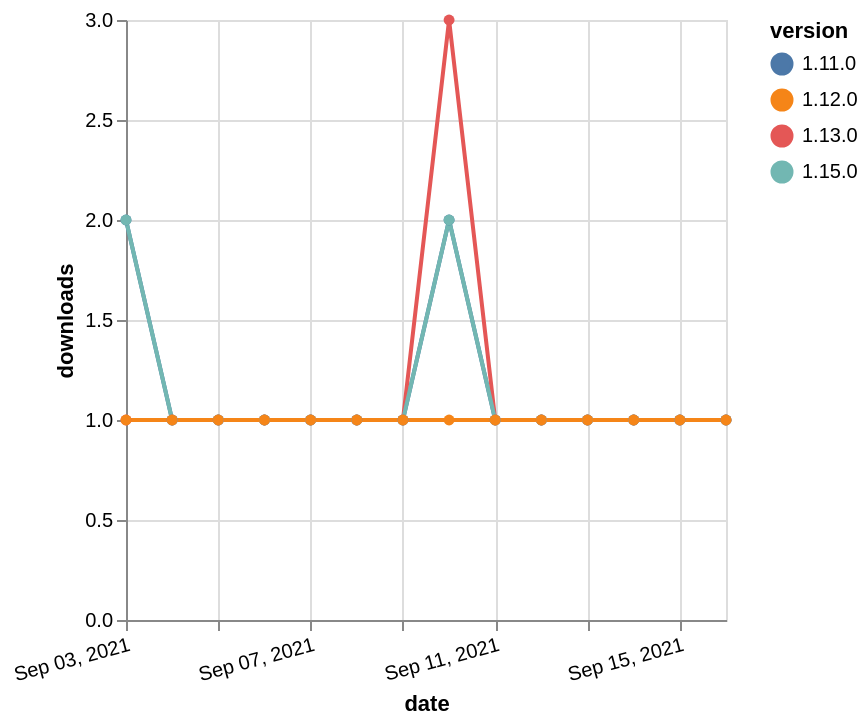

Write a Vega-Lite specification for this figure.
### Vega-Lite specification from a JSON file in a GitHub repository (floating-point values rounded to 4 significant figures)
{"$schema": "https://vega.github.io/schema/vega-lite/v5.json", "description": "A simple bar chart with embedded data.", "data": {"values": [{"date": "2021-09-03", "total": 224, "delta": 2, "version": "1.11.0"}, {"date": "2021-09-04", "total": 225, "delta": 1, "version": "1.11.0"}, {"date": "2021-09-05", "total": 226, "delta": 1, "version": "1.11.0"}, {"date": "2021-09-06", "total": 227, "delta": 1, "version": "1.11.0"}, {"date": "2021-09-07", "total": 228, "delta": 1, "version": "1.11.0"}, {"date": "2021-09-08", "total": 229, "delta": 1, "version": "1.11.0"}, {"date": "2021-09-09", "total": 230, "delta": 1, "version": "1.11.0"}, {"date": "2021-09-10", "total": 232, "delta": 2, "version": "1.11.0"}, {"date": "2021-09-11", "total": 233, "delta": 1, "version": "1.11.0"}, {"date": "2021-09-12", "total": 234, "delta": 1, "version": "1.11.0"}, {"date": "2021-09-13", "total": 235, "delta": 1, "version": "1.11.0"}, {"date": "2021-09-14", "total": 236, "delta": 1, "version": "1.11.0"}, {"date": "2021-09-15", "total": 237, "delta": 1, "version": "1.11.0"}, {"date": "2021-09-16", "total": 238, "delta": 1, "version": "1.11.0"}, {"date": "2021-09-03", "total": 296, "delta": 1, "version": "1.13.0"}, {"date": "2021-09-04", "total": 297, "delta": 1, "version": "1.13.0"}, {"date": "2021-09-05", "total": 298, "delta": 1, "version": "1.13.0"}, {"date": "2021-09-06", "total": 299, "delta": 1, "version": "1.13.0"}, {"date": "2021-09-07", "total": 300, "delta": 1, "version": "1.13.0"}, {"date": "2021-09-08", "total": 301, "delta": 1, "version": "1.13.0"}, {"date": "2021-09-09", "total": 302, "delta": 1, "version": "1.13.0"}, {"date": "2021-09-10", "total": 305, "delta": 3, "version": "1.13.0"}, {"date": "2021-09-11", "total": 306, "delta": 1, "version": "1.13.0"}, {"date": "2021-09-12", "total": 307, "delta": 1, "version": "1.13.0"}, {"date": "2021-09-13", "total": 308, "delta": 1, "version": "1.13.0"}, {"date": "2021-09-14", "total": 309, "delta": 1, "version": "1.13.0"}, {"date": "2021-09-15", "total": 310, "delta": 1, "version": "1.13.0"}, {"date": "2021-09-16", "total": 311, "delta": 1, "version": "1.13.0"}, {"date": "2021-09-03", "total": 116, "delta": 2, "version": "1.15.0"}, {"date": "2021-09-04", "total": 117, "delta": 1, "version": "1.15.0"}, {"date": "2021-09-05", "total": 118, "delta": 1, "version": "1.15.0"}, {"date": "2021-09-06", "total": 119, "delta": 1, "version": "1.15.0"}, {"date": "2021-09-07", "total": 120, "delta": 1, "version": "1.15.0"}, {"date": "2021-09-08", "total": 121, "delta": 1, "version": "1.15.0"}, {"date": "2021-09-09", "total": 122, "delta": 1, "version": "1.15.0"}, {"date": "2021-09-10", "total": 124, "delta": 2, "version": "1.15.0"}, {"date": "2021-09-11", "total": 125, "delta": 1, "version": "1.15.0"}, {"date": "2021-09-12", "total": 126, "delta": 1, "version": "1.15.0"}, {"date": "2021-09-13", "total": 127, "delta": 1, "version": "1.15.0"}, {"date": "2021-09-14", "total": 128, "delta": 1, "version": "1.15.0"}, {"date": "2021-09-15", "total": 129, "delta": 1, "version": "1.15.0"}, {"date": "2021-09-16", "total": 130, "delta": 1, "version": "1.15.0"}, {"date": "2021-09-03", "total": 178, "delta": 1, "version": "1.12.0"}, {"date": "2021-09-04", "total": 179, "delta": 1, "version": "1.12.0"}, {"date": "2021-09-05", "total": 180, "delta": 1, "version": "1.12.0"}, {"date": "2021-09-06", "total": 181, "delta": 1, "version": "1.12.0"}, {"date": "2021-09-07", "total": 182, "delta": 1, "version": "1.12.0"}, {"date": "2021-09-08", "total": 183, "delta": 1, "version": "1.12.0"}, {"date": "2021-09-09", "total": 184, "delta": 1, "version": "1.12.0"}, {"date": "2021-09-10", "total": 185, "delta": 1, "version": "1.12.0"}, {"date": "2021-09-11", "total": 186, "delta": 1, "version": "1.12.0"}, {"date": "2021-09-12", "total": 187, "delta": 1, "version": "1.12.0"}, {"date": "2021-09-13", "total": 188, "delta": 1, "version": "1.12.0"}, {"date": "2021-09-14", "total": 189, "delta": 1, "version": "1.12.0"}, {"date": "2021-09-15", "total": 190, "delta": 1, "version": "1.12.0"}, {"date": "2021-09-16", "total": 191, "delta": 1, "version": "1.12.0"}]}, "width": "container", "mark": {"type": "line", "point": {"filled": true}}, "encoding": {"x": {"field": "date", "type": "temporal", "timeUnit": "yearmonthdate", "title": "date", "axis": {"labelAngle": -15}}, "y": {"field": "delta", "type": "quantitative", "title": "downloads"}, "color": {"field": "version", "type": "nominal"}, "tooltip": {"field": "delta"}}}
